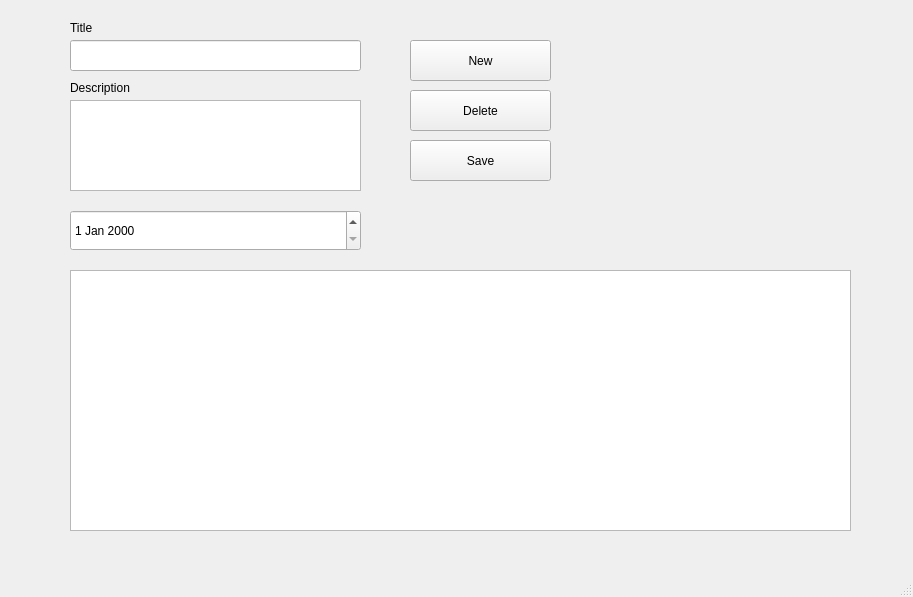
<?xml version="1.0" encoding="UTF-8"?>
<ui version="4.0">
 <class>MainWindow</class>
 <widget class="QMainWindow" name="MainWindow">
  <property name="geometry">
   <rect>
    <x>0</x>
    <y>0</y>
    <width>913</width>
    <height>597</height>
   </rect>
  </property>
  <property name="windowTitle">
   <string>Todo App</string>
  </property>
  <widget class="QWidget" name="centralwidget">
   <widget class="QLabel" name="lblTitle">
    <property name="geometry">
     <rect>
      <x>70</x>
      <y>20</y>
      <width>281</width>
      <height>16</height>
     </rect>
    </property>
    <property name="text">
     <string>Title</string>
    </property>
   </widget>
   <widget class="QPushButton" name="btnNew">
    <property name="geometry">
     <rect>
      <x>410</x>
      <y>40</y>
      <width>141</width>
      <height>41</height>
     </rect>
    </property>
    <property name="text">
     <string>New</string>
    </property>
   </widget>
   <widget class="QPushButton" name="btnSave">
    <property name="geometry">
     <rect>
      <x>410</x>
      <y>140</y>
      <width>141</width>
      <height>41</height>
     </rect>
    </property>
    <property name="text">
     <string>Save</string>
    </property>
   </widget>
   <widget class="QPushButton" name="btnDelete">
    <property name="geometry">
     <rect>
      <x>410</x>
      <y>90</y>
      <width>141</width>
      <height>41</height>
     </rect>
    </property>
    <property name="text">
     <string>Delete</string>
    </property>
   </widget>
   <widget class="QLabel" name="lblDescription">
    <property name="geometry">
     <rect>
      <x>70</x>
      <y>80</y>
      <width>281</width>
      <height>16</height>
     </rect>
    </property>
    <property name="text">
     <string>Description</string>
    </property>
   </widget>
   <widget class="QTextEdit" name="txtDescription">
    <property name="geometry">
     <rect>
      <x>70</x>
      <y>100</y>
      <width>291</width>
      <height>91</height>
     </rect>
    </property>
   </widget>
   <widget class="QDateEdit" name="dateDate">
    <property name="geometry">
     <rect>
      <x>70</x>
      <y>210</y>
      <width>291</width>
      <height>41</height>
     </rect>
    </property>
   </widget>
   <widget class="QLineEdit" name="txtTitle">
    <property name="geometry">
     <rect>
      <x>70</x>
      <y>40</y>
      <width>291</width>
      <height>31</height>
     </rect>
    </property>
   </widget>
   <widget class="QTableWidget" name="tblTodo">
    <property name="geometry">
     <rect>
      <x>70</x>
      <y>270</y>
      <width>781</width>
      <height>261</height>
     </rect>
    </property>
    <property name="selectionMode">
     <enum>QAbstractItemView::SingleSelection</enum>
    </property>
   </widget>
  </widget>
  <widget class="QMenuBar" name="menubar">
   <property name="geometry">
    <rect>
     <x>0</x>
     <y>0</y>
     <width>913</width>
     <height>26</height>
    </rect>
   </property>
  </widget>
  <widget class="QStatusBar" name="statusbar"/>
 </widget>
 <resources/>
 <connections/>
</ui>
